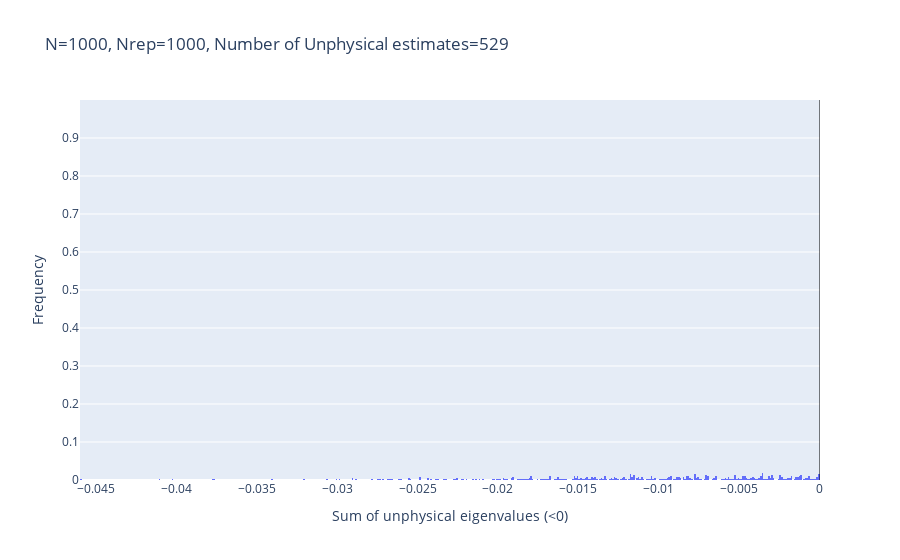

Notebook code for this chart:
### Code cell
value_list = violation_result["sum_of_eigenvalues"]["less_than_zero"]
fig = physicality_violation_check.make_prob_dist_histogram(value_list, bin_size=0.0001, annotation_vlines=[0])

# TODO: iterationsとnum_dataを与える方法
n_rep = len(violation_result["sorted_eigenvalues_list"][0])
n = num_data[0]
title = f"N={n}, Nrep={n_rep}, Number of Unphysical estimates={len(value_list)}"
fig.update_layout(title=title)
fig.update_xaxes( title=f"Sum of unphysical eigenvalues (<0)")
fig.show()

value_list = violation_result["sum_of_eigenvalues"]["greater_than_one"]
fig = physicality_violation_check.make_prob_dist_histogram(value_list, bin_size=0.0001, annotation_vlines=[1])

n_rep = len(violation_result["sorted_eigenvalues_list"][0])
n = num_data[0]
title = f"N={n}, Nrep={n_rep}, Number of Unphysical estimates={len(value_list)}"
fig.update_layout(title=title)  # TODO
fig.update_xaxes( title=f"Sum of unphysical eigenvalues (>1)")
fig.show()

### Figure 1 — Plotly figure (JSON) as saved in the notebook; plotly's stock layout.template omitted (floating-point values rounded to 4 significant figures; data arrays with more than 128 entries replaced by an {"elided": "..."} marker saying what was removed)
{"data": [{"histnorm": "probability", "type": "histogram", "x": {"elided": "529 float values"}, "xbins": {"size": 0.0001}}], "layout": {"shapes": [{"line": {"color": "black", "width": 1}, "opacity": 0.5, "type": "line", "x0": 0, "x1": 0, "xref": "x", "y0": 0, "y1": 1, "yref": "paper"}], "title": {"text": "N=1000, Nrep=1000, Number of Unphysical estimates=529"}, "xaxis": {"dtick": 0, "title": {"text": "Sum of unphysical eigenvalues (<0)"}}, "yaxis": {"range": [0, 1], "tickvals": [0, 0.1, 0.2, 0.3, 0.4, 0.5, 0.6, 0.7, 0.8, 0.9], "title": {"text": "Frequency"}}}}
